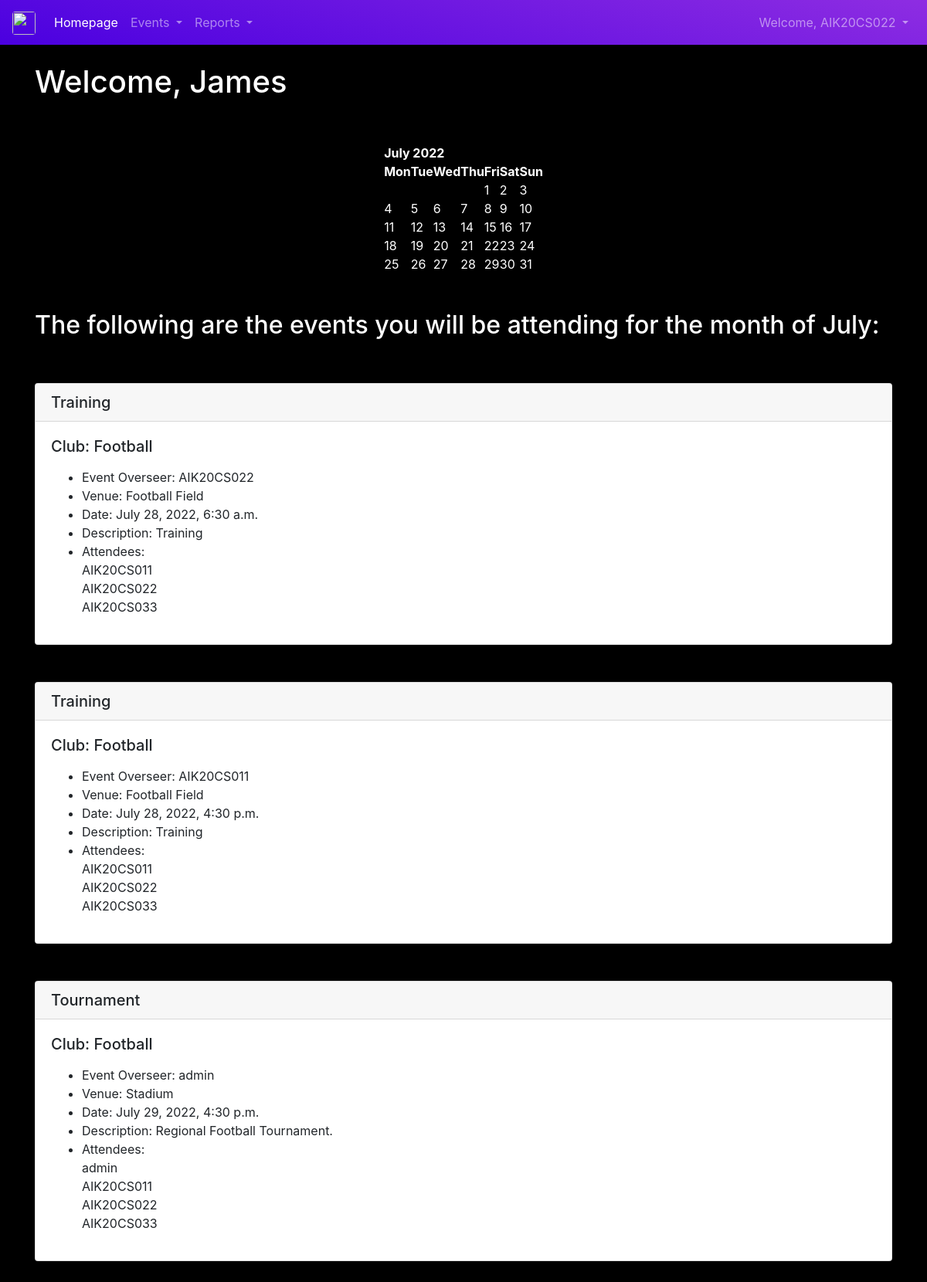
Screenshot of /clubhomepage (signed in) with the database file from the repository.
### App2/models.py (models this page shows)
class BaseModel(models.Model):
    objects=models.Manager()
    class Meta:
        abstract = True

class Event(BaseModel):
    name = models.CharField('Event Name', max_length=120)
    overseer = models.ForeignKey(User, default='', blank=True, null=False, on_delete=models.CASCADE, related_name='Overseer')
    event_club = models.ForeignKey(Club, default='', blank=True, null=False, on_delete=models.CASCADE)
    event_date = models.DateTimeField('Event Date')
    venue = models.ForeignKey(Venue, blank=True, null=True, on_delete=models.CASCADE)
    description = models.TextField(blank=True)
    attendees = models.ManyToManyField(User, blank=True, related_name='Attendees')
    approved = models.BooleanField(default=False)
    def __str__(self):
        return self.name

class Club(models.Model):
    name = models.CharField('Club Name', max_length=50)
    def __str__(self):
        return self.name

class Venue(models.Model):
    name = models.CharField('Venue Name', max_length=120)
    address = models.CharField('Address', max_length=320)
    phone = models.CharField('Contact Number', max_length=120)
    def __str__(self):
        return self.name

### App2/views.py (the view)
# urls.py: path("clubhomepage", views.clubhomepage, name="clubhomepage"),
def clubhomepage(request, year=datetime.now().year, month=datetime.now().strftime('%B')):
    if request.user.is_authenticated:
        month = month.capitalize()
        monthnum = list(calendar.month_name).index(month)
        monthnum = int(monthnum)
        cal = HTMLCalendar().formatmonth(year, monthnum)
        now = datetime.now()
        cyear = now.year
        Identity = request.user.id
        events = Event.objects.filter(attendees=Identity,
                                      event_date__year=year,
                                      event_date__month = monthnum).order_by('event_date')
        return render(request, 'App2/clubhomepage.html',
                      {"events": events,
                       "year": year,
                       "month": month,
                       "monthnum": monthnum,
                       "cal": cal,
                       "cyear":cyear,})
    else:
        messages.error(request, ("You are not logged in."))
        return HttpResponseRedirect('/homepage')

### App2/templates/App2/clubhomepage.html (shortened to what this page needs)
<!DOCTYPE html>
<html lang="en">
<head>
    {% extends 'App2/header.html' %}
    {% load static %}
{% block content %}
{% if user.is_authenticated %}
    <div>
        <h1 id="header">Welcome, {{ user.first_name }}</h1>
        <div class="container" id="cal">
        <center>
        <br/><br/>
        {{ cal|safe }}
        <br/><br/>
        </center>
        </div>
        <h2 id="head">The following are the events you will be attending for the month of {{ month }}:</h2>
        <br/><br/>
        {% for event in events %}
        {% if event.approved %}
        <div class="card">
            <h5 class="card-header">
                {{ event }}
            </h5>
            <div class="card-body">
                <h5 class="card-title">Club: {{ event.event_club }}</h5>
                <p class="card-text">
                <ul>
                    <li>Event Overseer: {{ event.overseer }}</li>
                    <li>Venue: {{ event.venue }}</li>
                    <li>Date: {{ event.event_date }}</li>
                    <li>Description: {{ event.description }}</li>
                    <li>Attendees:<br/>
                        {% for user in event.attendees.all %}
                        {{ user }}<br/>
                        {% endfor %}
                    </li>
                </ul>
                </p>
            </div>
        </div>
        {% endif %}
        <br/><br/>
        {% endfor %}
    </div>
{% else %}
    <form>
	<h1>Sorry! You must be logged in to view the Club Homepage</h1>
	<br/>
	<p>Please <a href="/login">login</a> to access this page.</p>
    </form>
{% endif %}
{% endblock %}

### App2/templates/App2/includes/navbar.html (shortened to what this page needs)
<!DOCTYPE html>
<html lang="en">
<head>
</head>
<body>
{% if user.is_authenticated %}
    {% if user.is_superuser %}
        <nav class="navbar navbar-expand-lg navbar-light bg-custom-2">
          <a class="navbar-brand" href="/">
            <img src="https://aisat.ac.in/wp-content/uploads/2018/05/logo.png" class="rounded" width="30" height="30" alt="" loading="lazy">
          </a>
          <button class="navbar-toggler" type="button" data-toggle="collapse" data-target="#navbarSupportedContent1" aria-controls="navbarSupportedContent1" aria-expanded="false" aria-label="Toggle navigation">
            <span class="navbar-toggler-icon"></span>
          </button>
          <div class="collapse navbar-collapse" id="navbarSupportedContent1">
            <ul class="navbar-nav mr-auto">
              <li class="nav-item active">
                <a class="nav-link" href="clubhomepage">Homepage<span class="sr-only">(current)</span></a>
              </li>
              <li class="nav-item dropdown">
                <a class="nav-link dropdown-toggle" href="#" id="navbarDropdown1" role="button" data-toggle="dropdown" aria-haspopup="true" aria-expanded="false">
                  Venues
                </a>
                <div class="dropdown-menu" aria-labelledby="navbarDropdown1">
                  <a class="dropdown-item" href="/venues">Venues</a>
                  <a class="dropdown-item" href="/addvenue">Add Venue</a>
                </div>
              </li>
              <li class="nav-item dropdown">
                <a class="nav-link dropdown-toggle" href="#" id="navbarDropdown2" role="button" data-toggle="dropdown" aria-haspopup="true" aria-expanded="false">
                  Events
                </a>
                <div class="dropdown-menu" aria-labelledby="navbarDropdown2">
                  <a class="dropdown-item" href="/events">Events</a>
                  <a class="dropdown-item" href="/addevent">Add Events</a>
                  <a class="dropdown-item" href="/eventapproval">Event Approval</a>
                </div>
              </li>
              <li class="nav-item">
                <a class="nav-link" href="/reports">View Archive</a>
              </li>
              <li class="nav-item">
                <a class="nav-link" href="/users">View Users</a>
              </li>
            </ul>
            <ul class="navbar-nav">
                {% if user.is_authenticated %}
                <li class="nav-item dropdown">
                <a class="nav-link dropdown-toggle" href="#" id="navbarDropdown4" role="button" data-toggle="dropdown" aria-haspopup="true" aria-expanded="false">
                    Welcome, {{user.username}}
                </a>
                <div class="dropdown-menu" aria-labelledby="navbarDropdown4">
                  <a class="dropdown-item" href="/edituser">Edit Profile</a>
                  <a class="dropdown-item" href="/logout">Logout</a>
                </div>
              </li>
                {% else %}
                <li class="nav-item">
                    <a class="nav-link" href="/login">Login</a>
                </li>
                {% endif %}
            </ul>
          </div>
        </nav>
    {% else %}
        <nav class="navbar navbar-expand-lg navbar-dark bg-custom-1">
            <a class="navbar-brand" href="/">
                <img src="https://aisat.ac.in/wp-content/uploads/2018/05/logo.png" class="rounded" width="30" height="30" alt="" loading="lazy">
            </a>
        <div class="collapse navbar-collapse" id="navbarSupportedContent8">
            <ul class="navbar-nav mr-auto">
                <li class="nav-item active">
                  <a class="nav-link" href="/clubhomepage">Homepage<span class="sr-only">(current)</span></a>
                </li>
                <li class="nav-item dropdown">
                <a class="nav-link dropdown-toggle" href="#" id="navbarDropdown8" role="button" data-toggle="dropdown" aria-haspopup="true" aria-expanded="false">
                  Events
                </a>
              </li>
              <li class="nav-item dropdown">
                <a class="nav-link dropdown-toggle" href="#" id="navbarDropdown3" role="button" data-toggle="dropdown" aria-haspopup="true" aria-expanded="false">
                  Reports
                </a>
              </li>
            </ul>
            <ul class="navbar-nav">
                {% if user.is_authenticated %}
                    <li class="nav-item dropdown">
                        <a class="nav-link dropdown-toggle" href="#" id="navbarDropdown5" role="button" data-toggle="dropdown" aria-haspopup="true" aria-expanded="false">
                            Welcome, {{user.username}}
                        </a>
                    </li>
                {% else %}
                    <li class="nav-item">
                        <a class="nav-link" href="/login">Login</a>
                    </li>
                {% endif %}
            </ul>
        </div>
    </nav>
    {% endif %}
{% endif %}
</body>
</html>

### App2/static/css/home.css (style rules this page uses)
body { background-color: black !important; }
#header { color: white; !important }
#head { color: white; !important }
#cal { color: white; !important }

### App2/templates/App2/includes/navbar.html (style rules this page uses)
.bg-custom-1 { background-image: linear-gradient(15deg, #4A00E0 0%, #8E2DE2 100%); }

### rows the page displays
Event: name "Training", event_club "Football", overseer "AIK20CS022", venue "Football Field", event_date "July 28, 2022, 6:30 a.m.", description "Training"
Event: name "Training", event_club "Football", overseer "AIK20CS011", venue "Football Field", event_date "July 28, 2022, 4:30 p.m.", description "Training"
Event: name "Tournament", event_club "Football", overseer "admin", venue "Stadium", event_date "July 29, 2022, 4:30 p.m.", description "Regional Football Tournament."

### other values shown
{{ user.username }} "AIK20CS022"
{{ user.first_name }} "James"
{{ cal|safe }} "July 2022 Mon Tue Wed Thu Fri Sat Sun 1 2 3 4 5 6 7 8 9 10 11 12 13 14 15 16 17 18 19 20 21 22 23 24 25 26 27 28 29 30 31"
{{ month }} "July"
{{ user }} "AIK20CS011"
{{ user }} "AIK20CS022"
{{ user }} "AIK20CS033"
{{ user }} "admin"
